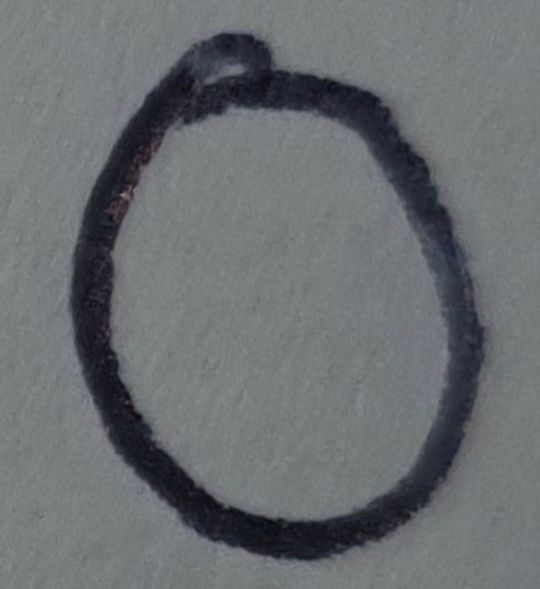
#> input picture 00_Course_Files/Homework_Computational/a.jpg, 1080 x 1178 px (shown at 1/2 size); its folder holds 4 pictures in this run
$ jupyter execute --allow-errors Homework_3_Computational.ipynb
#> lines starting #> are read from the running program, lines starting #| are printed output that depends on the picture
# <center> Computational Homework 3</center>

In this notebook we look at some computational problems in probability theory and optimization. Throughout the notebook, vectors and matrices should always be represented as numpy arrays.

[cell 1]
# run this cell to import needed modules
import numpy as np
import matplotlib.pyplot as plt
from numpy import linalg as LA
import plotly
import plotly.graph_objects as go
import random, time
from collections import Counter

## Problem 1

In class we proved that if $J$ is twice differentiable, convex, and has $L$ - Lipshchitz continuous gradient, then for fixed step size $\alpha\leq \frac{1}{L}$ we have $$f(x_k)-f(x^*)\leq \frac{||x_0-x^*||_2^2}{2\alpha k}.$$

The goal of this problem is to verify this for linear regression. We will let gradient descent run for longer than one would ever need to in practice, to see how long it takes to reach the desired accuracy in approximating the global minimum. Copy the code from Homework 2 Problem 3 to complete the cell below. Now change the code as follows. First, we only want to print the cost once every 10000 iterations.

We learned in class how to solve for the global minimum explicitly using

$$v^* = (\hat{\mathbf{X}}^\top\hat{\mathbf{X}})^{-1}\hat{\mathbf{X}}^\top y$$

Change the stopping condition so that you stop once the cost is within a distance `epsilon` from the cost of the global minimum $v^*$. You can use `LA.inv` to compute the inverse in your computation of $v^*$.

Run the two cells below (the 2nd defines a randomized dataset to test on).

The markdown cell after provides additional instructions.

#> (a cell that did not finish here is left out)

[cell 3]
# Defining a dataset to test the model (no input needed)
X = np.random.normal(0, 500, size=(4000,2))
y = np.array([[np.random.normal(3,2)*point[0]+np.random.normal(4,2)*point[1]+np.random.normal(5,5)] for point in X])
Xhat = np.concatenate((np.ones((len(X),1)),X), axis = 1)

## Problem 1 Continued...

In theoretical homework 2 you found the $L$ for which $\nabla J$ is $L$-Lipschitz continuous. Compute this value of $L$ and save it to the variable `L`. You may use `LA.norm(MATRIX,2)` to compute the 2-norm which comes up in the formula. Compute the global minimum parameters $v^*$ and save it to a variable `global_min`, and the global minimum value $J(\mathbf{X},\mathbf{y},\mathbf{v}^*)$ of the cost function and set it to a variable `gmcost`. Set `alpha` to be equal to $\frac{1}{L}$. Set the value of `epsilon` to be the global minimum cost times `1e-7`.

#> (a cell that did not finish here is left out)

## Problem 1 Continued...

Then run the following cell to run gradient descent until desired convergence (it will take awhile... maybe three or four minutes). If this does not converge after 2 million iterations, you can the stopping condition parameter set previously from `1e-7` to `1e-6`. Run gradient descent and note the number of steps taken until stopping.

#> (a cell that did not finish here is left out)

## Problem 1 Continued...

In this problem we are stopping gradient descent when $f(x_k)-f(x^*)<\epsilon$. Using the fact that $$f(x_k)-f(x^*)\leq \frac{||x_0-x^*||_2^2}{2\alpha k}$$ compute the number of steps `k` needed until we are guaranteed to stop. Compute this in the code cell below and then explain in the markdown cell below whether this makes sense in the context of the previous step of this problem.

#> (a cell that did not finish here is left out)

## Explain the result here

Replace this text with your explanation...

# Problem 2

The goal of this problem is to implement regularized linear regression with polynomial terms up to degree `k`. Start by defining a function `generate_monomials_eq(n,k)` with inputs positive integers `n`,`k`, which outputs a list of all lists of length `n` whose entries are nonnegative integers that sum to `k`. Return this list sorted lexicographically bigger to smaller (the `sorted()` function can handle this with the argument `reverse = True`). I suggest doing this recursively (i.e. inside of the function `generate_monomials_eq(n,k)` call the function `generate_monomials_eq(n,k-1)` and then for each monomial in this list, add one to each component, giving you `n` new monomials of degree `k`. Add each of these to the list of monomials of degree `k` (unless it is already in the list). You'll need to program the base case where $k=0$ by hand.

Also define a function `generate_monomials_leq(n,k)` which gives the list of all lists of length `n` whose entries add up to a number between `0` and `k`. You should create this list by putting together results from `generate_monomials_eq(n,i)` for $0\leq i\leq k$.

Note: if you have a better way to implement both in a single function `generate_monomials_leq` you can do that as well, as long as the result is correct.

Running the following cell will test that you are getting the correct number of polynomial terms in some special cases.

#> (a cell that did not finish here is left out)

## Problem 2 Continued...

Define a function `add_poly_terms(X,k)` which adds columns to the dataset `X` corresponding to all polynomial terms up to total degree `k` (e.g. if `n==2` and `X` has two columns, you would have columns corresponding to $1,x_1,x_2,x_1^2, x_1x_2, x_2^2$). Hint: you can make a for loop over all of the monomials in `mons = generate_monomials_leq(n,k)` (i.e. `for mon in mons:`) and a for loop over the number of examples. You want to create matrix entries of the form `X[i,1]**mon[1] * X[i,2]**mon[2] * ... * X[i,n]**mon[n]` which can be accomplished with another loop.

Note: You do not need to concatenate columns to `X`. Instead, create a new array with a row for each polynomial term in `generate_monomials_leq(n,k)`. Since your `generate_monomials_leq` has terms corresponding to $1,x_1,x_2,\dots,x_n$, this will contain the old dataset, plus a bias term, plus all of the other higher order polynomial terms. Since you added these as rows (this is more natural in numpy) at the end you should return the transpose of the numpy array you created.

#> (a cell that did not finish here is left out)

[cell 9]
# creating a dataset and testing that poly terms are added correctly
X = np.array([[2,2],[0,1],[1,1],[2,4]])
#> (the rest of this cell did not finish here and is left out)

## Problem 2 Continued...

Copy your code from Computational Homework 2 Problem 3 (just `J` and `DJ`) and Homework 2 Problem 4 (use the improved gradient descent using the Hessian) into the cell below. Make the following changes:

 - get rid of portion of code that concatenates a column of 1's on the left (our `add_poly_terms` function includes the bias term automatically)
 - add an argument `lambda_` to `J` (at the end), `DJ` (at the end) and `GD_linreg_improved` (before `max_iters`)
 - add a regularization term
 - modify the `DJ` function accordingly to account for the regularization term
 - modify the Hessian to account for the regularization term
 - print the cost every 1000 steps

#> (a cell that did not finish here is left out)

[cell 11]
# Defining a dataset to test the model (no input needed)
points = []
points_val = []
points_test = []
for i in range(-3,3):
    for j in range(-3,3):
        points.append([i+np.random.normal(0,.5),j+np.random.normal(0,.5)])
        points_val.append([i+np.random.normal(0,.5),j+np.random.normal(0,.5)])
        points_test.append([i+np.random.normal(0,.5),j+np.random.normal(0,.5)])
X = np.array(points)
def p_data(p):
    return 5*p[0]**2 - p[1]**3 + np.random.normal(0,2)
y = np.array([[p_data(p)] for p in X])
X_val = np.array(points_val)
y_val = np.array([[p_data(p)] for p in X_val])
X_test = np.array(points_test)
y_test = np.array([[p_data(p)] for p in X_test])
# plotting training set
plot_figure = go.Figure(data=[go.Scatter3d(x=X[:,0], y=X[:,1], z=[r[0] for r in y], mode='markers',marker=dict(size=5))])
plotly.offline.iplot(plot_figure)

## Problem 2 Continued...

Next we run our gradient descent algorithm. First run the following 5 cells with `lambda_ = 0` and observe how the model performs. Adjust the value of `lambda_` until you find a good fit (not overfit, not underfit). This can be determined by comparing training set performance, validation set performance, and test set performance by following the procedure explained in lecture. Explain in the markdown cell at the end the relationship between the values of `degree` and of `lambda_` and whether the model overfits or underfits. Things to consider:

 - Experiment with different values of `lambda_` with the given `degree`.
 - Now experiment with the `degree`.
 - Can you find an optimal choice of both?
 - Does the effect of `lambda` change based on your choice of `degree`?

[cell 12]
# this by default fits a model without regularization (lambda_ = 0)
# INPUT NEEDED
# pick appropriate values for degree and lambda_ (can also change epsilon if needed)
epsilon = .01
degree = 10
lambda_ = 0
#> (the rest of this cell did not finish here and is left out)

#> (a cell that did not finish here is left out)

[cell 14]
# See how well your result fits the training set (no input needed)
zz = [r[0] for r in y]
trace = go.Scatter3d(x=Xhat[:,1], y=Xhat[:,2], z=zz, mode='markers',marker=dict(size=5))
xs,ys = Xhat[:,1],Xhat[:,2]
xxx = np.outer(np.linspace(min(xs), max(xs), 30), np.ones(30))
yyy = np.outer(np.linspace(min(ys), max(ys), 30), np.ones(30)).T
zzz = 0
#> (the rest of this cell did not finish here and is left out)

[cell 15]
# See how well your result fits the test set (no input needed)
zz_test = [r[0] for r in y_test]
#> (the rest of this cell did not finish here and is left out)

## Explain the result here

Replace this text with your explanation...

## Problem 3

In this problem our goal is to implement the Gaussian Naive Bayes Classification algorithm. We test it on handwritten digits. Recall, in naive Bayes, our goal is to find a maximum likelihood estimator for the following approximate conditional probability distribution:

$p(y=j|\vec{x}) = p(y=j)\prod_{i=1}^n p(x_i|y=j)$

Model $p(y)$ as a categorical distribution and $p(x_i|y=j)$ as a Gaussian as described in the lecture. Careful though, if the variance is computed to be 0, you can not use the Gaussian formula (you decide how to handle this).

You are given a supervised learning dataset `X,y` where `X` is a 2-dimensional numpy array and `y` is a 1-dimensional numpy array. You will complete functions `p(j,X,y)` which models the distribution $p(y=j)$, a function `p_cond(x,i,j,X,y)` which models $p(x_i|y=j)$, and a function `bayes_prediction(x,X,y)` which returns the corresponding class prediction. The inputs are

- `x` an example which we can run prediction on (like a row of `X`)
- `i` a feature index (so `i` ranges from `0` to `X.shape[1]`)
- `j` a target label (so `j` takes any possible value one sees in the dataset `y`)
- `X` a matrix of examples
- `y` a vector of labels

#> (a cell that did not finish here is left out)

## Test your model on the handwritten digit recognition problem

[cell 17]
# no input needed
# run this cell to load images of digits
# showing some examples of typical images in the dataset
from sklearn import datasets
digits = datasets.load_digits()
# Defining the dataset
X,y = digits.data, digits.target
# Plotting the first 10 examples
fig, axes = plt.subplots(nrows=1, ncols=10, figsize=(20, 10))
for ax, image, label in zip(axes, digits.images, digits.target):
    ax.set_axis_off()
    ax.imshow(image, cmap=plt.cm.gray_r, interpolation="nearest")
    ax.set_title("Label: %i" % label)
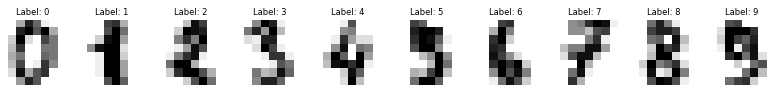
#> figure drawn by matplotlib, 10 panels

#> (a cell that did not finish here is left out)

## Step 4: Check your own handwritten digits

Get a piece of paper and a pen. Write down four digits of your choice, preferably legibly. Take pictures of each digit, and crop them to nearly square and tightly centered windows around the digit. Move the image files (preferably as `.jpg` files) to the same folder on your computer which contains this notebook. Save them as `a.jpg`, `b.jpg`, `c.jpg`, `d.jpg`. Use the following to check how the model classifies them. Make sure to change `r` to the optimal value found in the previous step.

[cell 19]
# before running, make sure you have files a.jpg, b.jpg, c.jpg, d.jpg in the folder containing this notebook
# check: you should see the converted images of your files plotted below
from PIL import Image, ImageEnhance # importing some packages to handle images
from matplotlib import image
digit_images, digit_arrays = {}, {}
for i in ['a','b','c','d']: #for each i this converts the image to an 8 by 8 matrix with values from 0 to 16
    digit_image = Image.open(f"{i}.jpg") # opening your image
#> digit_image is the input picture: PIL image 1080x1178 RGB; mean R, G, B 105.3, 109.9, 112.6
    digit_image = digit_image.resize((8,8)) # resize to 8 by 8 pixels
    digit_image = ImageEnhance.Contrast(digit_image).enhance(10).convert('LA') # preprocess (contrast & grayscale)
    digit_images[i] = digit_image
    digit_arr = np.asarray(digit_images[i])[:,:,0] # create as 3-tensor but only need 0 slice matrix
    digit_arr = (255 - digit_arr) # had opposite grayscale convention, need to correct it
    digit_arr = digit_arr/255*16 # had entries up to 255 but we only want it up to 16
    digit_arr = np.rint(digit_arr-3) # rounding to integer values
    digit_arr = digit_arr.clip(min = 0) # attempting to get rid of background darkness
    digit_arrays[i] = digit_arr
_, axes = plt.subplots(nrows=1, ncols=4, figsize=(15, 10))
for ax, image, label in zip(axes, digit_images.values(), digit_images.keys()):
    ax.set_axis_off()
    ax.imshow(image, cmap=plt.cm.gray_r, interpolation="nearest")
    ax.set_title(f"{label}.jpg")
#> this loop made 4 passes
#> label on passes 1 to 4: 'a', 'b', 'c', 'd'
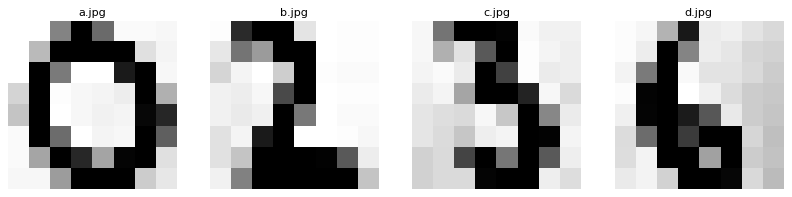
#> figure drawn by matplotlib, 4 panels
